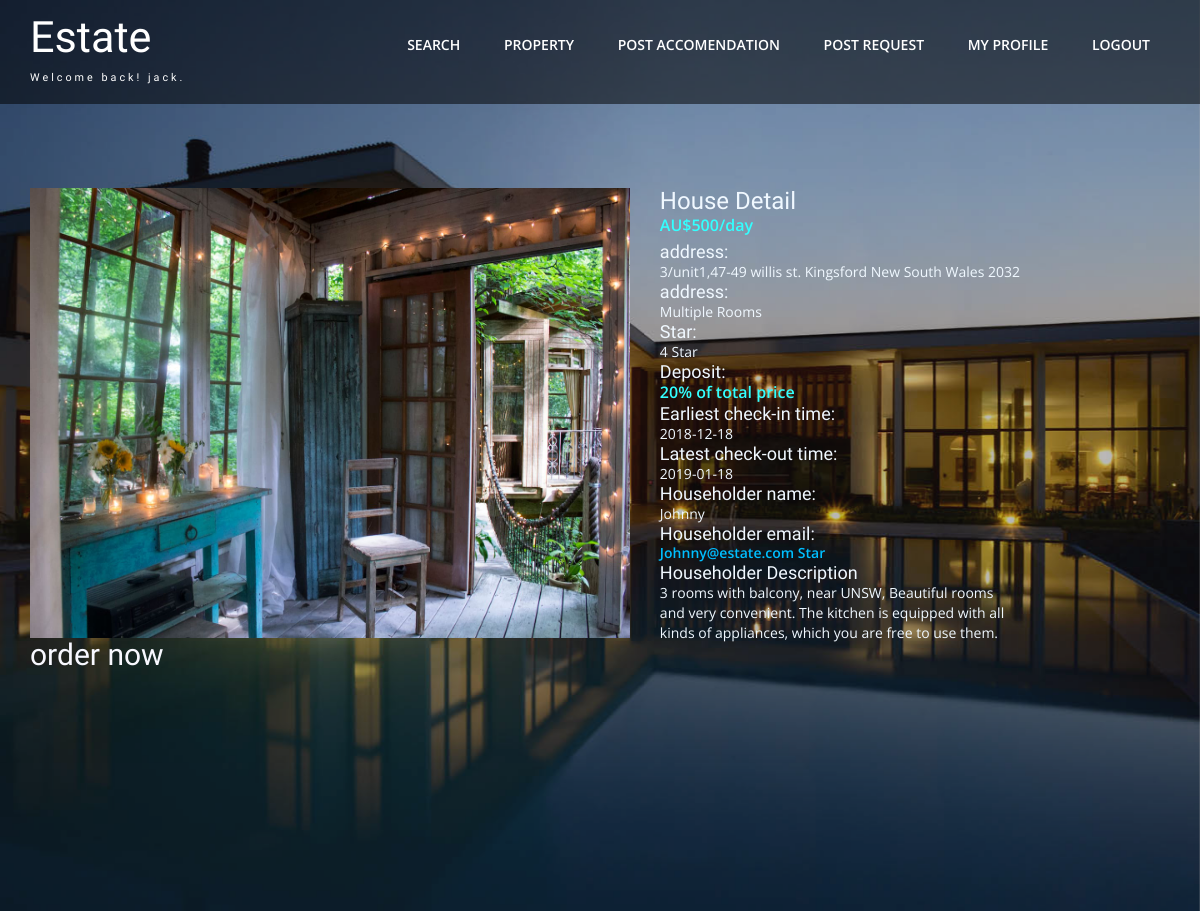
Page /detail?HouseID=44b58ba6-1437-406c-bbed-709782b5f554 (signed in) on the committed database.
### tables this page shows
CREATE TABLE users (
                    ID int primary key not null,
                    username char(50) not null,
                    password_hash char(128) not null,
                    full_name char(50) not null,
                    email char(50) not null,
                    home char(50),
                    home_latitude char(50),
                    home_longitude char(50),
                    home_suburb char(50));

CREATE TABLE hotel (
                    userid char(50),
                    useremail char(50),
                    HouseID char(50) primary key not null,
                    RoomNo char(50),
                    Street char(50),
                    Suburb char(50),
                    State char(50),
                    Postcode char(50),
                    RoomType char(50),
                    Star char(50),
                    check_in_date char(50),
                    check_out_date char(50),
                    price int(50),
                    description char(255),
                    Image char(50),
                    post_time char(50),
                    booking char(50),
                    full_address char(255)
                    );

### project.py (the view)
@app.route('/detail', methods = ['GET','POST'])
def detail():
    if current_user.is_authenticated:
        house_id = request.args.get('HouseID')
        print(house_id)
        house_detail, user_detail = load_house_info(house_id)
        print('booking',house_detail.booking)
        return render_template('house_detail.html', house_detail = house_detail, user_detail = user_detail)
    else:
        flash('You need login first')
        return redirect(url_for('login'))

### project.py (called while the page is built)
def query(sql):
    conn = sqlite3.connect('small.db', detect_types=sqlite3.PARSE_DECLTYPES, check_same_thread=False)
    cur = conn.cursor()
    cur.execute(sql)
    return cur

@login.user_loader
def load_user(id):
    sql = 'select * from users where ID = ' + str(id)
    cur = query(sql)
    res = cur.fetchall()
    user = User(res[0][1])
    return user

def load_house_info(id):
    sql = 'select * from hotel where HouseID = "' + id + '"'
    print(sql)
    cur = query(sql)
    h_tuple = cur.fetchone()
    house = house_info(h_tuple)
    sql = 'select * from users where ID = "' + house.userid + '"'
    print(sql)
    cur = query(sql)
    h_tuple = cur.fetchone()
    user = user_info(h_tuple)
    return house, user

### templates/house_detail.html (shortened to what this page needs)
{% extends "base.html" %}
{% block beforehead %}
    <link href="/static/plugins/swiper/css/swiper.min.css" rel="stylesheet">
    <link href="/static/css/detail.css" rel="stylesheet">
{% endblock %}
{% block body_contents %}
                <img src="{{ house_detail.Image }}" height="450px" width="600px"/>
        <div  style="float:right;margin-right:150px;color:aliceblue;margin-bottom:5px">
                <h3>House Detail</h3>
                <p style="color:#33ffff;font-weight:600;margin-bottom:5px;font-size:medium">AU${{ house_detail.price }}/day</p>
                <h4>address: </h4>
                <p style="color:aliceblue;">{{ house_detail.full_address }}</p>
                <h4>address:</h4>
                <p>{{ house_detail.RoomType }}</p>
                <h4>Star:</h4>
                <p>{{ house_detail.Star }} Star</p>
                <h4>Deposit:</h4>
                <p style="color:#33ffff;font-weight:600;font-size:medium">20% of total price</p>
                <h4>Earliest check-in time:</h4>
                <p>{{ house_detail.check_in_date }}</p>
                <h4>Latest check-out time:</h4>
                <p>{{ house_detail.check_out_date }}</p>
                <h4>Householder name:</h4>
                <p>{{ user_detail.full_name }}</p>
                <h4>Householder email:</h4>
                <p style="color:deepskyblue;font-weight:600;">{{ user_detail.email }} Star</p>
                <h4>Householder Description</h4>
                <p style="word-wrap:break-word;width:350px">{{ house_detail.description }}</p>
        </div>
        <a href="/booking?HouseID={{ house_detail.HouseID }}"><h2>order now</h2></a>
{% endblock %}

### templates/base.html (shortened to what this page needs)
<!DOCTYPE html>
<html lang="en">
<head>
    <link href="css/bootstrap.css" rel='stylesheet' type='text/css' />
    <link href="css/style.css" rel='stylesheet' type='text/css' />
    <link rel="stylesheet" href="css/smoothbox.css" type='text/css' >
    {% block beforehead %}
    {% endblock %}
</head>
<body>
    <div class="w3ls-banner">
        <div class="center-container-main">
            <div class="center-container">
                <div class="navigation">
                    <div class="container">
                        <div class="agileits-logo">
                            {% if current_user.is_authenticated %}
                            <h1><a href="/mainpage">Estate<span class="w3agile" class=navigation-right>Welcome back! {{current_user.username}}.</span></a></h1>
                            {% else %}
                            <h1><a href="/mainpage">Estate<span class="w3agile" navigation-right>Just like home</span></a></h1>
                            {% endif %}
                        </div>
                        <div class="navigation-right">
                            <nav class="link-effect-3" id="link-effect-3">
                                <ul class="nav1 nav">
                                    <li><a data-hover="Search" href="/search_init">Search</a></li>
                                    <li><a href="/ShowBooking" class="scroll" data-hover="Agents">property</a></li>
                                    {% if current_user.is_anonymous %}
                                    <li><a href="/login" class="scroll" data-hover="Agents">Login</a></li>
                                    {% else %}
                                    <li><a href="/add" class="scroll" data-hover="About">Post accomendation</a></li>
                                    <li><a href="/request" class="scroll" data-hover="Agents">Post request</a></li>
                                    <li><a href="/profile" class="scroll" data-hover="Agents">My Profile</a></li>
                                    <li><a href="/logout" class="scroll" data-hover="Agents">Logout</a></li>
                                    {% endif %}
                                </ul>
                            </nav>
                        </div>
                        <div class="clearfix"></div>
                    </div>
                </div>
            </div>
            <div class="container">
                {% block body_contents %}
                {% endblock %}
            </div>
        </div>
    </div>
</body>
</html>

### css/style.css (style rules this page uses)
body { margin:0; padding:0; background:#fff; font-family: 'Open Sans', sans-serif; }
h1,h2,h3,h4,h5,h6 { margin:0; font-family: 'Work Sans', sans-serif; }
p { margin:0; font-size:14px; }
ul { margin:0; padding:0; }
.w3ls-banner { background:url(../images/b.jpg)no-repeat center fixed; background-size: cover; -moz-background-size: cover; -o-background-size: cover; background-position: center center; min-height: 100%; }
.center-container { padding: cover; background-size: cover; }
.center-container-main { padding-bottom: 20%; background: rgba(37, 31, 31, 0.308) no-repeat center fixed; min-height: 100%; }
.agileits-logo { float:left; }
.navigation-right { float:right; margin: 0.8em 0 0; }
.navigation-right ul li { display:inline-block; }
.navigation-right ul li a { color:#fff; font-size:1em; text-decoration: none; padding: 10px 0; text-transform:uppercase; -webkit-transition:.5s all; -moz-transition:.5s all; -o-transition:.5s all; -ms-transition:.5s all; transition:.5s all; }
.navigation { padding:1em 0; background:rgba(0, 0, 0, 0.53); }
.link-effect-3 a { margin: 0 20px; position: relative !important; }
.agileits-logo h1 a { font-size:1.2em; color: #fff; text-decoration: none; font-weight: 300; }
.agileits-logo h1 a span.w3agile { display: block; font-size: 0.25em; text-align: center; letter-spacing: 3px; margin-top: 1em; color: #fff; font-weight: 300; }
@media (max-width: 1366px) { .center-container { padding: 0em 0 6em; } }

### css/smoothbox.css (style rules this page uses)
body, html { height:100%; width:100%; }

### static/css/detail.css (style rules this page uses)
body { background-color: #fff; }

### templates/house_detail.html (style rules this page uses)
a { font-size:large; color:#f8f8ff; font-weight: 600; margin-right:30px; text-decoration:none; display:inline-block; }

### rows in the picture
users: username "jack"
hotel: Image (picture), price "500", full_address "3/unit1,47-49 willis st. Kingsford New South Wales 2032", RoomType "Multiple Rooms", Star "4", check_in_date "2018-12-18", check_out_date "2019-01-18", description "3 rooms with balcony, near UNSW, Beautiful rooms and very convenient. The kitchen is equipped with all kinds of appliances, which you are free to use them."
users: full_name "Johnny", email "Johnny@estate.com"
